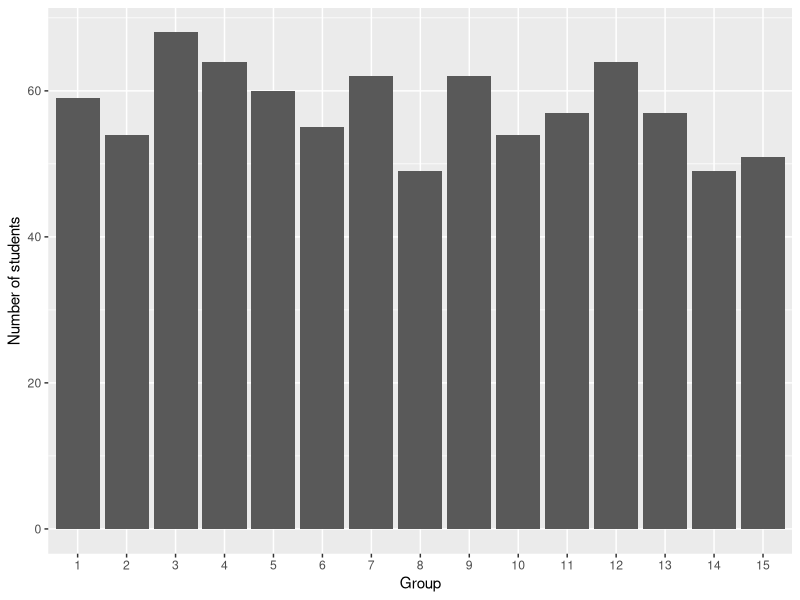
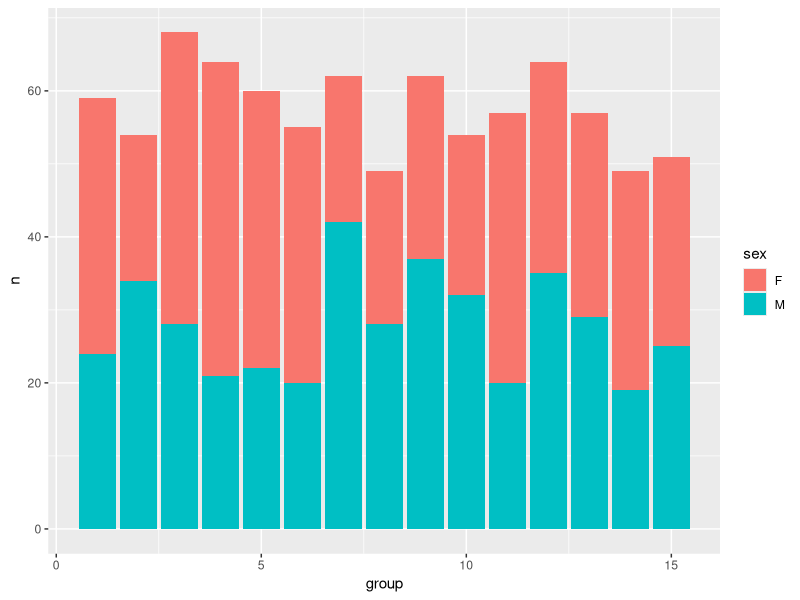
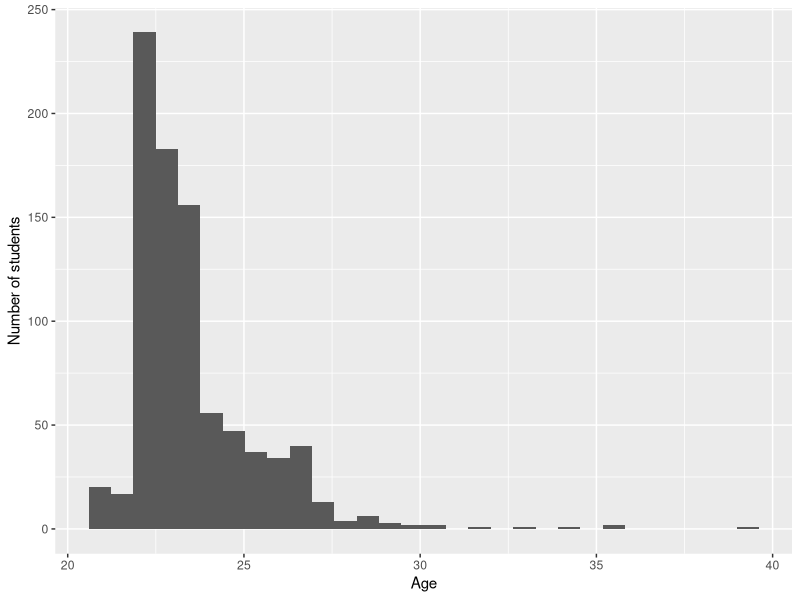
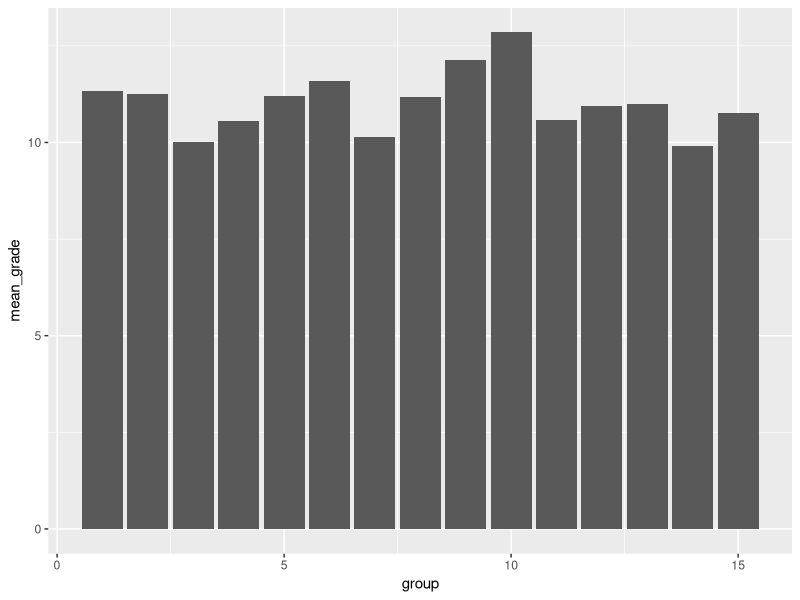
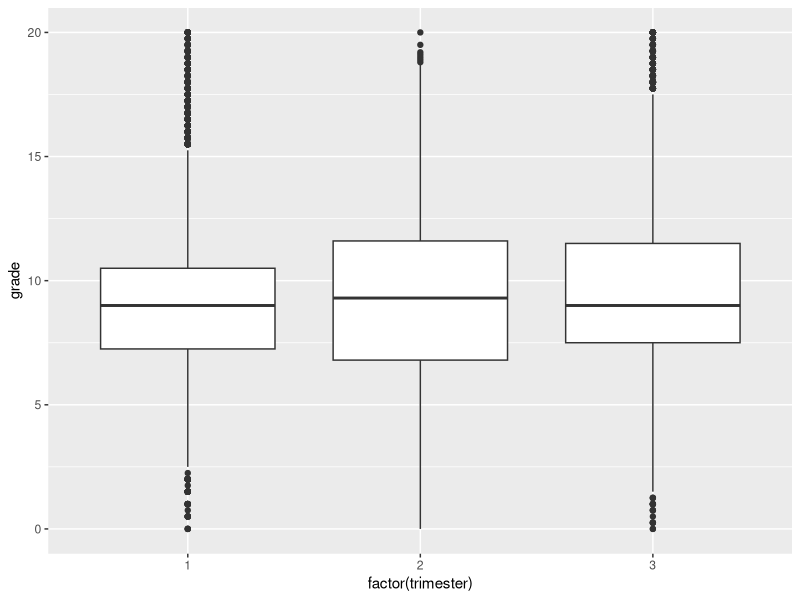
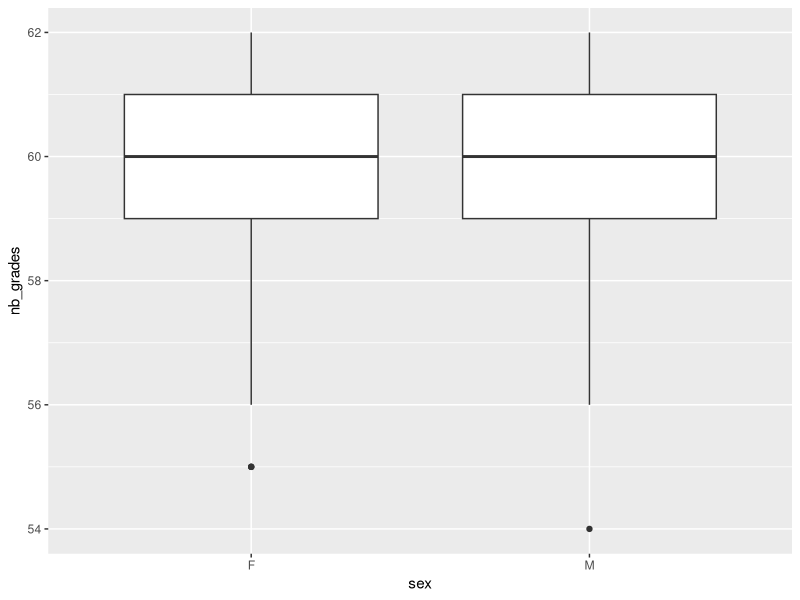

These figures' R source, in order:
## ---- chunk 1
library(readr)
library(here)
courses <- read_csv(here("courses.csv"), show_col_types = FALSE)
## ---- chunk 2
library(dplyr)
library(knitr)

courses |> 
  rename(
    course_name = course,
    identifier = course_id,
    number_of_exams = nb_grades
  ) |> 
  arrange(course_name) |> 
  kable()
## ---- chunk 3

students <- read_csv(here("students.csv"),show_col_types = FALSE) |>
  mutate(
    birth_date = as.Date(birth_date),
    sex = factor(sex)
  )

birth_date_class <- class(students$birth_date)
sex_class <- class(students$sex)

students |>
  slice_head(n = 5) |>
  kable()
## ---- chunk 4
library(readr)

grades <- read_delim(
  "grades.csv",
  delim = "|",
  na = "$",
  show_col_types = FALSE
)


## ---- chunk 5
library(dplyr)
library(ggplot2)

students |>
  count(group, name = "nb_students") |>
  ggplot(aes(x = factor(group), y = nb_students)) +
  geom_col() +
  labs(x = "Group", y = "Number of students")
## ---- chunk 6

students |>
  count(group, sex) |>
  ggplot(aes(x = group, y = n, fill = sex)) +
  geom_col()
## ---- chunk 7
library(lubridate)

students |>
  mutate(age = time_length(today() - birth_date, unit = "year")) |>
  ggplot(aes(x = age)) +
  labs(x = "Age", y = "Number of students") +
  geom_histogram()
## ---- chunk 8
median_age <- students |>
  mutate(age = time_length(today() - birth_date, unit = "year")) |>
  group_by(group) |>
  summarise(median_age = round(median(age)))

median_age |>
  kable()
## ---- chunk 9
oldest <- students |>
  mutate(age = round(time_length(today() - birth_date, unit = "year"))) |>
  group_by(group) |>
  filter(age == max(age)) |>
  ungroup() |>
  arrange(desc(age)) |>
  select(id, group, sex, age)

oldest |>
  kable()
## ---- chunk 10
library(dplyr)
library(tidyr)

nb_grades <- grades |>
  drop_na(grade) |>
  nrow()
## ---- chunk 11
cna_id <- courses |>
  filter(course == "Celestial Navigation and Astronomy") |>
  pull(course_id)

avg_cna <- students |>
  inner_join(grades, by = "id") |>
  filter(course_id == cna_id) |>
  group_by(group) |>
  summarise(mean_grade = mean(grade, na.rm = TRUE))

avg_cna |>
  ggplot(aes(x = group, y = mean_grade)) +
  geom_col()
## ---- chunk 12
library(dplyr)
library(ggplot2)

grades_trimester <- grades |>
  inner_join(courses, by = "course_id")

grades_trimester |>
  ggplot(aes(x = factor(trimester), y = grade)) +
  geom_boxplot()
## ---- chunk 13

grades_per_student <- grades |>
  filter(!is.na(grade)) |>
  group_by(id) |>
  summarise(nb_grades = n()) |>
  inner_join(students, by = "id") |>
  select(id, group, sex, nb_grades)


grades_per_student |>
  slice_head(n = 5) |>
  kable()

summary_table <- grades_per_student |>
  summarise(
    min = min(nb_grades),
    max = max(nb_grades),
    mean = mean(nb_grades),
    median = median(nb_grades)
  )
## ---- chunk 14
library(ggplot2)

grades_per_student |>
  ggplot(aes(x = sex, y = nb_grades)) +
  geom_boxplot()
